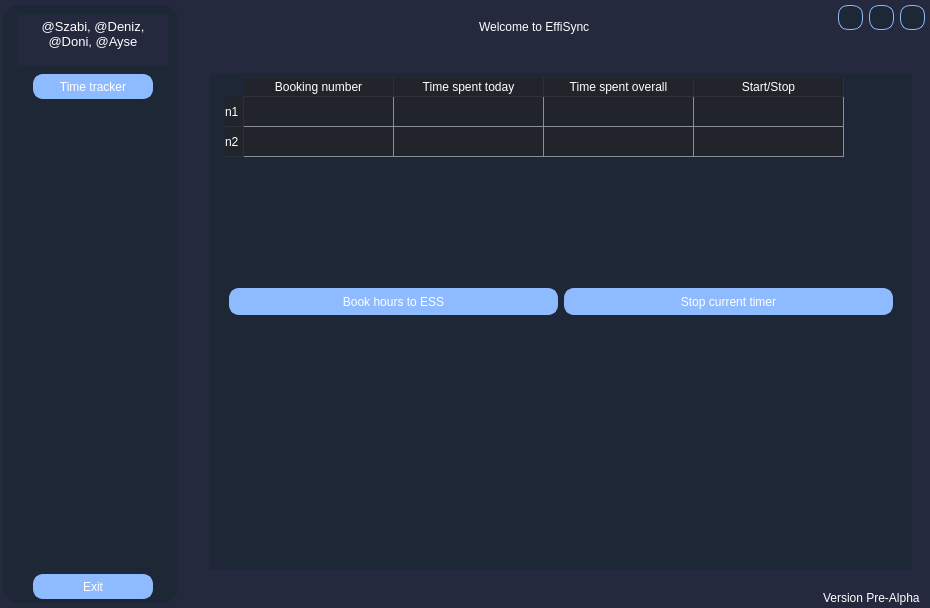
<?xml version="1.0" encoding="UTF-8"?>
<ui version="4.0">
 <class>MainWindow</class>
 <widget class="QMainWindow" name="MainWindow">
  <property name="geometry">
   <rect>
    <x>0</x>
    <y>0</y>
    <width>930</width>
    <height>608</height>
   </rect>
  </property>
  <property name="windowTitle">
   <string>MainWindow</string>
  </property>
  <property name="tabShape">
   <enum>QTabWidget::Rounded</enum>
  </property>
  <widget class="QWidget" name="centralwidget">
   <property name="styleSheet">
    <string notr="true">

QWidget {	
	background-color: rgb(36,41,62);
	border: 0px solid rgb(44, 49, 58);
	color: rgb(255, 255, 255);   /* White text */
	font: 10pt &quot;Segoe UI&quot;;
}


QPushButton {	
	background-color: rgb(142,187,255);
	color: rgb(255, 255, 255);   /* White text */
	font: 10pt &quot;Segoe UI&quot;;
    border: 2px solid  rgb(142,187,255); 
    border-radius: 10px; 
}


QPushButton:hover {
    background-color: rgb(99,130,178);
}

QPushButton:pressed {
    background-color: rgb(235,167,95); 
    border: 2px solid #4A4A4A; 
}


#topRight QPushButton {
	background-color: rgb(29,39,53);
	color: rgb(255, 255, 255);   /* White text */
    border: 1px solid  rgb(142,187,255); 
    border-radius: 10px; 
}



#stackedWidget{
	background-color: rgb(29,39,53);
}





#sidepanel{
	background-color: rgb(29,39,53);
    border: 3px solid  rgb(29,39,53);
    border-radius: 15px; 
	margin-right: 5px; 
	margin-left: 0px; 
	margin-top: 5px; 
	margin-bottom: 5px;
}

QTableWidget {	
	background-color: rgb(29,39,53);
	padding: 5px;
	border-radius: 5px;
	gridline-color: #878E95;
    color: rgb(255,255,255);
}

QTableWidget::item{
	border-color: none;
	padding-left: 10px;
	padding-right: 10px;
	gridline-color: rgb(255, 255, 255);
	background-color: rgb(33, 37, 43);
}
QTableWidget::item:selected{
	background-color: rgb(235,167,95);
}
QHeaderView::section{
	background-color: rgb(33, 37, 43);
	max-width: 30px;
	border: 5px solid rgb(44, 49, 58);
	border-style: none;
    border-bottom: 1px solid rgb(44, 49, 60);
    border-right: 1px solid rgb(44, 49, 60);
}
QTableWidget::horizontalHeader {	
	background-color: rgb(33, 37, 43);
}
QTableWidget QTableCornerButton::section {
    border: none;
	background-color: rgb(29,39,53);
	padding: 3px;
    border-top-left-radius: 5px;
}

#widget{
	background-color: rgb(29,39,53);
}

QHeaderView {
    background-color:  rgb(29,39,53);
}

#widget_2 {
	background-color: rgb(29,39,53);
	color: rgb(255, 255, 255);   /* White text */
    border: 10px solid  rgb(29,39,53);
    border-radius: 5px; 
}



</string>
   </property>
   <layout class="QHBoxLayout" name="horizontalLayout_7">
    <property name="spacing">
     <number>1</number>
    </property>
    <property name="leftMargin">
     <number>0</number>
    </property>
    <property name="topMargin">
     <number>0</number>
    </property>
    <property name="rightMargin">
     <number>0</number>
    </property>
    <property name="bottomMargin">
     <number>0</number>
    </property>
    <item>
     <widget class="QWidget" name="backgroundwidget" native="true">
      <layout class="QVBoxLayout" name="verticalLayout_10">
       <property name="leftMargin">
        <number>3</number>
       </property>
       <property name="topMargin">
        <number>0</number>
       </property>
       <property name="rightMargin">
        <number>0</number>
       </property>
       <property name="bottomMargin">
        <number>0</number>
       </property>
       <item>
        <widget class="QWidget" name="main_container" native="true">
         <layout class="QHBoxLayout" name="horizontalLayout_8">
          <property name="spacing">
           <number>0</number>
          </property>
          <property name="leftMargin">
           <number>0</number>
          </property>
          <property name="topMargin">
           <number>0</number>
          </property>
          <property name="rightMargin">
           <number>0</number>
          </property>
          <property name="bottomMargin">
           <number>0</number>
          </property>
          <item>
           <widget class="QWidget" name="sidepanel" native="true">
            <property name="sizePolicy">
             <sizepolicy hsizetype="Preferred" vsizetype="Preferred">
              <horstretch>0</horstretch>
              <verstretch>0</verstretch>
             </sizepolicy>
            </property>
            <property name="focusPolicy">
             <enum>Qt::NoFocus</enum>
            </property>
            <property name="autoFillBackground">
             <bool>false</bool>
            </property>
            <layout class="QGridLayout" name="gridLayout">
             <property name="leftMargin">
              <number>15</number>
             </property>
             <property name="topMargin">
              <number>15</number>
             </property>
             <property name="rightMargin">
              <number>15</number>
             </property>
             <property name="bottomMargin">
              <number>9</number>
             </property>
             <property name="horizontalSpacing">
              <number>0</number>
             </property>
             <property name="verticalSpacing">
              <number>4</number>
             </property>
             <item row="1" column="0">
              <spacer name="verticalSpacer_2">
               <property name="orientation">
                <enum>Qt::Vertical</enum>
               </property>
               <property name="sizeType">
                <enum>QSizePolicy::Minimum</enum>
               </property>
               <property name="sizeHint" stdset="0">
                <size>
                 <width>20</width>
                 <height>5</height>
                </size>
               </property>
              </spacer>
             </item>
             <item row="0" column="0">
              <widget class="QTextEdit" name="textEdit">
               <property name="sizePolicy">
                <sizepolicy hsizetype="Minimum" vsizetype="Minimum">
                 <horstretch>0</horstretch>
                 <verstretch>0</verstretch>
                </sizepolicy>
               </property>
               <property name="minimumSize">
                <size>
                 <width>0</width>
                 <height>50</height>
                </size>
               </property>
               <property name="maximumSize">
                <size>
                 <width>150</width>
                 <height>50</height>
                </size>
               </property>
               <property name="html">
                <string>&lt;!DOCTYPE HTML PUBLIC &quot;-//W3C//DTD HTML 4.0//EN&quot; &quot;http://www.w3.org/TR/REC-html40/strict.dtd&quot;&gt;
&lt;html&gt;&lt;head&gt;&lt;meta name=&quot;qrichtext&quot; content=&quot;1&quot; /&gt;&lt;meta charset=&quot;utf-8&quot; /&gt;&lt;style type=&quot;text/css&quot;&gt;
p, li { white-space: pre-wrap; }
hr { height: 1px; border-width: 0; }
li.unchecked::marker { content: &quot;\2610&quot;; }
li.checked::marker { content: &quot;\2612&quot;; }
&lt;/style&gt;&lt;/head&gt;&lt;body style=&quot; font-family:'Segoe UI'; font-size:10pt; font-weight:400; font-style:normal;&quot;&gt;
&lt;p align=&quot;center&quot; style=&quot; margin-top:0px; margin-bottom:0px; margin-left:0px; margin-right:0px; -qt-block-indent:0; text-indent:0px;&quot;&gt;@Szabi, @Deniz, @Doni, @Ayse&lt;/p&gt;&lt;/body&gt;&lt;/html&gt;</string>
               </property>
              </widget>
             </item>
             <item row="4" column="0">
              <spacer name="verticalSpacer">
               <property name="orientation">
                <enum>Qt::Vertical</enum>
               </property>
               <property name="sizeHint" stdset="0">
                <size>
                 <width>20</width>
                 <height>40</height>
                </size>
               </property>
              </spacer>
             </item>
             <item row="3" column="0" alignment="Qt::AlignHCenter">
              <widget class="QPushButton" name="ButtonCopyPageSelect">
               <property name="sizePolicy">
                <sizepolicy hsizetype="Maximum" vsizetype="Minimum">
                 <horstretch>0</horstretch>
                 <verstretch>0</verstretch>
                </sizepolicy>
               </property>
               <property name="minimumSize">
                <size>
                 <width>120</width>
                 <height>25</height>
                </size>
               </property>
               <property name="text">
                <string>Time tracker</string>
               </property>
              </widget>
             </item>
             <item row="5" column="0" alignment="Qt::AlignHCenter">
              <widget class="QPushButton" name="ButtonExit">
               <property name="minimumSize">
                <size>
                 <width>120</width>
                 <height>25</height>
                </size>
               </property>
               <property name="maximumSize">
                <size>
                 <width>120</width>
                 <height>25</height>
                </size>
               </property>
               <property name="text">
                <string>Exit</string>
               </property>
              </widget>
             </item>
            </layout>
           </widget>
          </item>
          <item>
           <widget class="QWidget" name="main_body" native="true">
            <property name="minimumSize">
             <size>
              <width>0</width>
              <height>0</height>
             </size>
            </property>
            <layout class="QVBoxLayout" name="verticalLayout_7">
             <property name="spacing">
              <number>0</number>
             </property>
             <property name="topMargin">
              <number>5</number>
             </property>
             <property name="rightMargin">
              <number>0</number>
             </property>
             <property name="bottomMargin">
              <number>0</number>
             </property>
             <item>
              <widget class="QWidget" name="topPart" native="true">
               <property name="minimumSize">
                <size>
                 <width>0</width>
                 <height>50</height>
                </size>
               </property>
               <property name="maximumSize">
                <size>
                 <width>16777215</width>
                 <height>50</height>
                </size>
               </property>
               <layout class="QHBoxLayout" name="horizontalLayout_2">
                <property name="spacing">
                 <number>0</number>
                </property>
                <property name="topMargin">
                 <number>0</number>
                </property>
                <property name="rightMargin">
                 <number>5</number>
                </property>
                <property name="bottomMargin">
                 <number>15</number>
                </property>
                <item>
                 <widget class="QWidget" name="topLeft" native="true">
                  <layout class="QVBoxLayout" name="verticalLayout_6"/>
                 </widget>
                </item>
                <item>
                 <widget class="QWidget" name="topMiddle" native="true">
                  <layout class="QHBoxLayout" name="horizontalLayout_5">
                   <property name="bottomMargin">
                    <number>0</number>
                   </property>
                   <item>
                    <spacer name="horizontalSpacer">
                     <property name="orientation">
                      <enum>Qt::Horizontal</enum>
                     </property>
                     <property name="sizeHint" stdset="0">
                      <size>
                       <width>40</width>
                       <height>20</height>
                      </size>
                     </property>
                    </spacer>
                   </item>
                   <item>
                    <widget class="QLabel" name="label">
                     <property name="text">
                      <string/>
                     </property>
                    </widget>
                   </item>
                   <item>
                    <widget class="QLineEdit" name="lineEdit">
                     <property name="text">
                      <string>Welcome to EffiSync</string>
                     </property>
                     <property name="alignment">
                      <set>Qt::AlignCenter</set>
                     </property>
                    </widget>
                   </item>
                   <item>
                    <spacer name="horizontalSpacer_2">
                     <property name="orientation">
                      <enum>Qt::Horizontal</enum>
                     </property>
                     <property name="sizeHint" stdset="0">
                      <size>
                       <width>40</width>
                       <height>20</height>
                      </size>
                     </property>
                    </spacer>
                   </item>
                  </layout>
                 </widget>
                </item>
                <item alignment="Qt::AlignRight|Qt::AlignTop">
                 <widget class="QWidget" name="topRight" native="true">
                  <property name="layoutDirection">
                   <enum>Qt::LeftToRight</enum>
                  </property>
                  <layout class="QHBoxLayout" name="horizontalLayout_4">
                   <property name="spacing">
                    <number>6</number>
                   </property>
                   <property name="leftMargin">
                    <number>0</number>
                   </property>
                   <property name="topMargin">
                    <number>0</number>
                   </property>
                   <property name="rightMargin">
                    <number>0</number>
                   </property>
                   <property name="bottomMargin">
                    <number>14</number>
                   </property>
                   <item>
                    <widget class="QPushButton" name="ButtonMinimalize">
                     <property name="minimumSize">
                      <size>
                       <width>25</width>
                       <height>25</height>
                      </size>
                     </property>
                     <property name="maximumSize">
                      <size>
                       <width>25</width>
                       <height>25</height>
                      </size>
                     </property>
                     <property name="text">
                      <string/>
                     </property>
                     <property name="icon">
                      <iconset resource="../../Copy-tool/gui/resources.qrc">
                       <normaloff>:/icons/resources/icons/icon_minimize.png</normaloff>:/icons/resources/icons/icon_minimize.png</iconset>
                     </property>
                     <property name="checkable">
                      <bool>false</bool>
                     </property>
                    </widget>
                   </item>
                   <item>
                    <widget class="QPushButton" name="ButtonChangeWindowSize">
                     <property name="minimumSize">
                      <size>
                       <width>25</width>
                       <height>25</height>
                      </size>
                     </property>
                     <property name="maximumSize">
                      <size>
                       <width>25</width>
                       <height>25</height>
                      </size>
                     </property>
                     <property name="text">
                      <string/>
                     </property>
                     <property name="icon">
                      <iconset resource="../../Copy-tool/gui/resources.qrc">
                       <normaloff>:/icons/resources/icons/icon_restore.png</normaloff>:/icons/resources/icons/icon_restore.png</iconset>
                     </property>
                    </widget>
                   </item>
                   <item>
                    <widget class="QPushButton" name="ButtonExitTop">
                     <property name="minimumSize">
                      <size>
                       <width>25</width>
                       <height>25</height>
                      </size>
                     </property>
                     <property name="maximumSize">
                      <size>
                       <width>25</width>
                       <height>25</height>
                      </size>
                     </property>
                     <property name="text">
                      <string/>
                     </property>
                     <property name="icon">
                      <iconset resource="../../Copy-tool/gui/resources.qrc">
                       <normaloff>:/icons/resources/icons/icon_close.png</normaloff>:/icons/resources/icons/icon_close.png</iconset>
                     </property>
                    </widget>
                   </item>
                  </layout>
                 </widget>
                </item>
               </layout>
              </widget>
             </item>
             <item>
              <widget class="QWidget" name="bottomPart" native="true">
               <layout class="QHBoxLayout" name="horizontalLayout_3">
                <property name="spacing">
                 <number>0</number>
                </property>
                <property name="leftMargin">
                 <number>0</number>
                </property>
                <property name="topMargin">
                 <number>0</number>
                </property>
                <property name="rightMargin">
                 <number>0</number>
                </property>
                <property name="bottomMargin">
                 <number>0</number>
                </property>
                <item>
                 <widget class="QWidget" name="mainpanel" native="true">
                  <layout class="QHBoxLayout" name="horizontalLayout">
                   <item>
                    <widget class="QStackedWidget" name="stackedWidget">
                     <property name="frameShape">
                      <enum>QFrame::NoFrame</enum>
                     </property>
                     <property name="currentIndex">
                      <number>0</number>
                     </property>
                     <widget class="QWidget" name="PageBooking">
                      <layout class="QGridLayout" name="gridLayout_3">
                       <item row="0" column="0">
                        <widget class="QWidget" name="widget" native="true">
                         <layout class="QVBoxLayout" name="verticalLayout_2">
                          <property name="leftMargin">
                           <number>10</number>
                          </property>
                          <property name="topMargin">
                           <number>0</number>
                          </property>
                          <property name="rightMargin">
                           <number>10</number>
                          </property>
                          <item>
                           <widget class="QTableWidget" name="tableWidget">
                            <property name="maximumSize">
                             <size>
                              <width>16777215</width>
                              <height>200</height>
                             </size>
                            </property>
                            <attribute name="horizontalHeaderDefaultSectionSize">
                             <number>150</number>
                            </attribute>
                            <row>
                             <property name="text">
                              <string>n1</string>
                             </property>
                            </row>
                            <row>
                             <property name="text">
                              <string>n2</string>
                             </property>
                            </row>
                            <column>
                             <property name="text">
                              <string>Booking number</string>
                             </property>
                            </column>
                            <column>
                             <property name="text">
                              <string>Time spent today</string>
                             </property>
                            </column>
                            <column>
                             <property name="text">
                              <string>Time spent overall</string>
                             </property>
                            </column>
                            <column>
                             <property name="text">
                              <string>Start/Stop</string>
                             </property>
                            </column>
                           </widget>
                          </item>
                          <item>
                           <widget class="QWidget" name="widget_2" native="true">
                            <property name="sizePolicy">
                             <sizepolicy hsizetype="Minimum" vsizetype="Minimum">
                              <horstretch>0</horstretch>
                              <verstretch>0</verstretch>
                             </sizepolicy>
                            </property>
                            <property name="maximumSize">
                             <size>
                              <width>50000</width>
                              <height>50000</height>
                             </size>
                            </property>
                            <layout class="QHBoxLayout" name="horizontalLayout_9">
                             <item alignment="Qt::AlignTop">
                              <widget class="QPushButton" name="pushButton_2">
                               <property name="sizePolicy">
                                <sizepolicy hsizetype="Expanding" vsizetype="Maximum">
                                 <horstretch>0</horstretch>
                                 <verstretch>0</verstretch>
                                </sizepolicy>
                               </property>
                               <property name="minimumSize">
                                <size>
                                 <width>0</width>
                                 <height>27</height>
                                </size>
                               </property>
                               <property name="text">
                                <string>Book hours to ESS</string>
                               </property>
                              </widget>
                             </item>
                             <item alignment="Qt::AlignTop">
                              <widget class="QPushButton" name="pushButton">
                               <property name="sizePolicy">
                                <sizepolicy hsizetype="Expanding" vsizetype="Maximum">
                                 <horstretch>0</horstretch>
                                 <verstretch>0</verstretch>
                                </sizepolicy>
                               </property>
                               <property name="minimumSize">
                                <size>
                                 <width>200</width>
                                 <height>27</height>
                                </size>
                               </property>
                               <property name="text">
                                <string>Stop current timer</string>
                               </property>
                              </widget>
                             </item>
                            </layout>
                           </widget>
                          </item>
                         </layout>
                        </widget>
                       </item>
                      </layout>
                     </widget>
                     <widget class="QWidget" name="page_2">
                      <layout class="QVBoxLayout" name="verticalLayout">
                       <item>
                        <widget class="QWidget" name="page_2_main_widget" native="true">
                         <layout class="QVBoxLayout" name="verticalLayout_5">
                          <property name="bottomMargin">
                           <number>0</number>
                          </property>
                         </layout>
                        </widget>
                       </item>
                      </layout>
                     </widget>
                    </widget>
                   </item>
                  </layout>
                 </widget>
                </item>
               </layout>
              </widget>
             </item>
             <item>
              <widget class="QWidget" name="footer" native="true">
               <layout class="QHBoxLayout" name="horizontalLayout_6">
                <property name="spacing">
                 <number>0</number>
                </property>
                <property name="leftMargin">
                 <number>0</number>
                </property>
                <property name="topMargin">
                 <number>0</number>
                </property>
                <property name="rightMargin">
                 <number>0</number>
                </property>
                <property name="bottomMargin">
                 <number>0</number>
                </property>
                <item>
                 <spacer name="horizontalSpacer_3">
                  <property name="orientation">
                   <enum>Qt::Horizontal</enum>
                  </property>
                  <property name="sizeHint" stdset="0">
                   <size>
                    <width>40</width>
                    <height>20</height>
                   </size>
                  </property>
                 </spacer>
                </item>
                <item>
                 <widget class="QLabel" name="label_6">
                  <property name="text">
                   <string>Version Pre-Alpha</string>
                  </property>
                 </widget>
                </item>
                <item>
                 <spacer name="horizontalSpacer_4">
                  <property name="orientation">
                   <enum>Qt::Horizontal</enum>
                  </property>
                  <property name="sizeType">
                   <enum>QSizePolicy::Fixed</enum>
                  </property>
                  <property name="sizeHint" stdset="0">
                   <size>
                    <width>10</width>
                    <height>20</height>
                   </size>
                  </property>
                 </spacer>
                </item>
               </layout>
              </widget>
             </item>
            </layout>
           </widget>
          </item>
         </layout>
        </widget>
       </item>
      </layout>
     </widget>
    </item>
   </layout>
  </widget>
 </widget>
 <resources>
  <include location="../../Copy-tool/gui/resources.qrc"/>
  <include location="resources.qrc"/>
 </resources>
 <connections/>
</ui>
